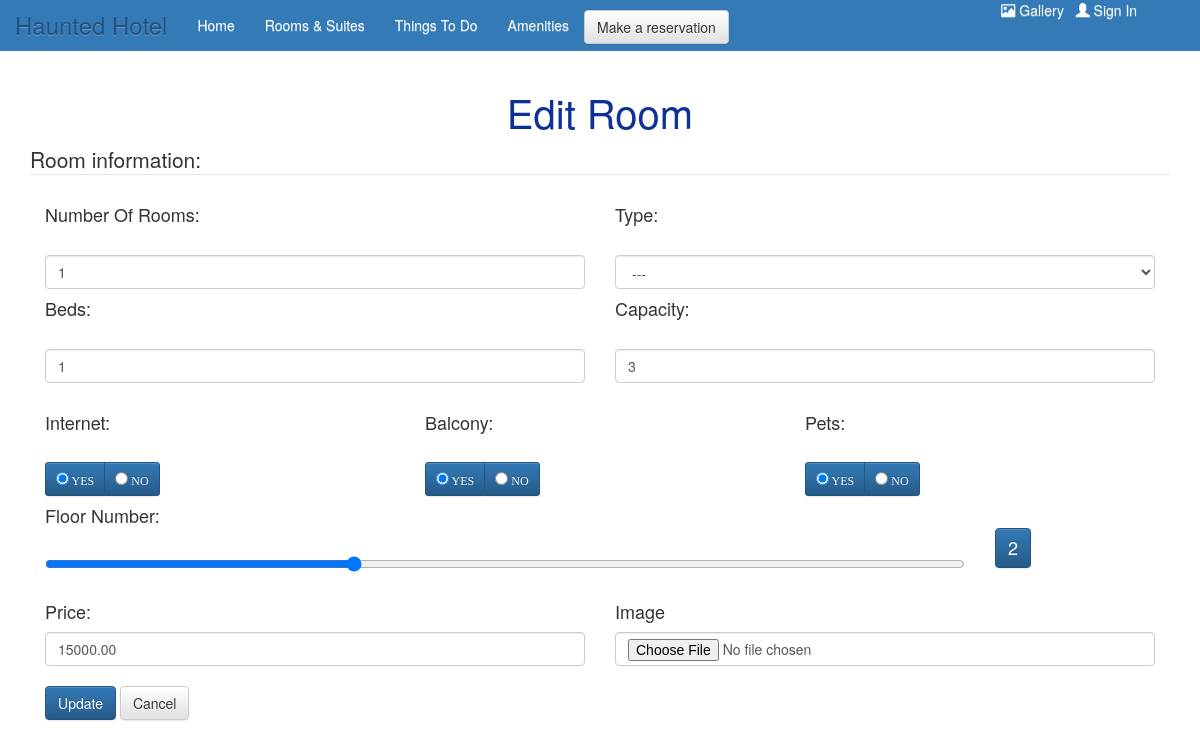
Page /hotel/update_room.php?id=1 on the committed database.
### tables this page shows
CREATE TABLE `dhoma` (
  `roomID` int(11) NOT NULL,
  `roomNo` int(11) NOT NULL,
  `type` varchar(60) NOT NULL,
  `beds` int(11) NOT NULL,
  `capacity` int(11) NOT NULL,
  `price` decimal(7,2) NOT NULL,
  `internet` enum('yes','no') NOT NULL,
  `balcony` enum('yes','no') NOT NULL,
  `floor` int(11) NOT NULL,
  `pets` enum('yes','no') NOT NULL
);

### hotel/update_room.php (the view, shortened to what this page needs)
<?php
    include('includes/hotel_connect.php');
    if($_SERVER['REQUEST_METHOD'] == 'POST'){
        $errors = [];
        if(empty($_POST['roomId'])){
            $errors[] = "Error selecting room.";
        }else{
            $roomID = mysqli_real_escape_string($dbc, trim($_POST['roomId']));
        }
        if(empty($_POST['roomNO'])){
            $errors[] = "You forgot to enter the number of rooms.";
        }else{
            $roomNo = mysqli_real_escape_string($dbc, trim($_POST['roomNO']));
        }
        if(empty($_POST['type'])){
            $errors[] = "You forgot to enter the room type.";
        }else{
            if($_POST['type']!='Single' && $_POST['type']!='Double' && $_POST['type']!='Family' && $_POST['type']!='Suite' && $_POST['type']!='Presidential Suite' && $_POST['type']!='Standard'){
                $errors[] = "Please choose a correct room type.";
            }else{
                $type = mysqli_real_escape_string($dbc, trim($_POST['type']));
            }
        }
        if(empty($_POST['beds'])){
            $errors[] = "You forgot to enter the number of beds.";
        }else{
            $beds = mysqli_real_escape_string($dbc, trim($_POST['beds']));
        }
        if(empty($_POST['capacity'])){
            $errors[] = "You forgot to enter the room capacity.";
        }else{
            $capacity = mysqli_real_escape_string($dbc, trim($_POST['capacity']));
        }
        if(empty($_POST['price'])){
            $errors[] = "You forgot to enter the price.";
        }else{
            $price = mysqli_real_escape_string($dbc, trim($_POST['price']));
        }
        if(empty($_POST['internet'])){
            $errors[] = "You forgot to enter the internet information.";
        }else{
            $internet = mysqli_real_escape_string($dbc, trim($_POST['internet']));
        }
        if(empty($_POST['balcony'])){
            $errors[] = "You forgot to enter the balcony information.";
        }else{
            $balcony = mysqli_real_escape_string($dbc, trim($_POST['balcony']));
        }
        if(empty($_POST['floor'])){
            $errors[] = "You forgot to enter the floor number.";
        }else{
            $floor = mysqli_real_escape_string($dbc, trim($_POST['floor']));
        }
        if(empty($_POST['pets'])){
            $errors[] = "You forgot to enter the pets information.";
        }else{
            $pets = mysqli_real_escape_string($dbc, trim($_POST['pets']));
        }
        if(!empty($_FILES['image']['name'])){
            $target_dir = "includes/";
            $target_file = $target_dir . basename($_FILES["image"]["name"]);
            $uploadOk = 1;
            $imageFileType = strtolower(pathinfo($target_file,PATHINFO_EXTENSION));
            if(isset($_POST["picture"])) {
                $check = getimagesize($_FILES["picture"]["tmp_name"]);
                if($check !== false) {
                    $uploadOk = 1;
                }
            }
            if($imageFileType != "jpg" && $imageFileType != "png" && $imageFileType != "jpeg" && $imageFileType != "gif" ) {
                $errors[]= " Only JPG, JPEG, PNG & GIF files are allowed.";
                $uploadOk = 0;
            }
            if ($uploadOk == 1) {
                $new_img_name = uniqid("IMG-",true) . '.' . $imageFileType;
                $upload_path = $target_dir.$new_img_name;
                move_uploaded_file($_FILES["image"]["tmp_name"], $upload_path);
            }
        }
        if(!empty($errors)){
            echo '<div class="error">'.$errors[0].'</div>';
        }else{
            $sql = "UPDATE `dhoma`
            SET `roomNo` = $roomNo, `type` = '$type', `beds` = $beds, `capacity` = $capacity, `price` = $price, `internet` = '$internet', `balcony` = '$balcony', `floor` = $floor, `pets` = '$pets'
            WHERE `roomID`=$roomID";
            $result = mysqli_query($dbc, $sql);
            if ($result == true) {
                if(isset($upload_path)){
                    $sql = "UPDATE `dhoma_foto`
                            SET photo = '$upload_path'
                            WHERE `roomID`=$roomID";
                    $result = mysqli_query($dbc, $sql);
                    if($result == true){
                        echo "<div class='sukses'> Record updated successfully. </div>";
                        header("location: view_room.php");
                    }else{
                        echo "<div class='error'>There was an error updating data. We apologize for any inconvenience. </div>";
                    }
                }else{
                    header("location: view_room.php");
                }
            }else{
                echo "<div class='error'>There was an error updating data. We apologize for any inconvenience. </div>";
            }
        }
    }
    elseif(isset($_GET['id'])){
        $roomId = $_GET['id'];
        $sql = "SELECT * FROM `dhoma` WHERE `roomID`='$roomId'";
        $result = mysqli_query($dbc, $sql);
        if (mysqli_num_rows($result) > 0) {
            while ($row = mysqli_fetch_assoc($result)) {
                $roomNo = $row['roomNo'];
                $beds = $row['beds'];
                $capacity = $row['capacity'];
                $price = $row['price'];
                $internet = $row['internet'];
                $balcony = $row['balcony'];
                $floor = $row['floor'];
                $pets = $row['pets'];
            }
        ?>
            <h1 id='amenities'>Edit Room</h1>
            <form action="update_room.php" method="post" enctype="multipart/form-data">
            <fieldset>
                <legend>Room information:</legend>
                <div class="controls col-md-6">
                    <h4 class="form-label">Number Of Rooms:</h4><br>
                    <input type="number" min="1" name="roomNO" class="form-control form-control-lg" value="<?php echo $roomNo; ?>" required>
                </div>
                <div class="controls col-md-6">
                    <h4 class="form-label">Type:</h4><br>
                    <select name="type" id="type" class="form-control form-control-lg" required>
                        <option selected value="">---</option>
                    </select>
                </div>
                <div class="controls col-md-6">
                    <h4 class="form-label">Beds:</h4><br>
                    <input type="number" name="beds" class="form-control form-control-lg" value="<?php echo $beds; ?>" required><br>
                </div>
                <div class="controls col-md-6">
                    <h4 class="form-label">Capacity:</h4><br>
                    <input type="number" name="capacity" min="1" max="12" class="form-control form-control-lg" value="<?php echo $capacity; ?>" required><br>
                </div>
                <div class="controls col-md-4">
                    <h4 class="form-label control-label">Internet:</h4><br>
                    <div class="btn-group">
                        <label class="btn btn-sm btn-primary"> <input type="radio" name="internet" value="yes" <?php if($internet == 'yes'){ echo "checked";} ?> > YES </label>
                        <label class="btn btn-sm btn-primary"> <input type="radio" name="internet" value="no" <?php if($internet == 'no'){ echo "checked";} ?> > NO</label>
                    </div>
                </div>
            <br>
                <div class="controls col-md-4">
                    <h4 class="form-label control-label">Balcony:</h4><br>
                    <div class="btn-group">
                        <label class="btn btn-sm btn-primary"> <input type="radio" name="balcony" value="yes" <?php if($balcony == 'yes'){ echo "checked";} ?> > YES </label>
                        <label class="btn btn-sm btn-primary"> <input type="radio" name="balcony" value="no" <?php if($balcony == 'no'){ echo "checked";} ?> > NO</label>
                    </div>
                </div>
            <br>
            <div class="controls col-md-4">
                    <h4 class="form-label control-label">Pets:</h4><br>
                    <div class="btn-group">
                        <label class="btn btn-sm btn-primary"> <input type="radio" name="pets" value="yes" <?php if($pets == 'yes'){ echo "checked";} ?> > YES </label>
                        <label class="btn btn-sm btn-primary"> <input type="radio" name="pets" value="no" <?php if($pets == 'no'){ echo "checked";} ?> > NO</label>
                    </div>
                </div>
            <br><br>
                <div class="controls col-md-10">
                    <h4>Floor Number:</h4><br>
                    <input type="range" name="floor" id="floor" min="0" max="6"  value="<?php echo $floor; ?>" required><br>
                </div>
                <div class="controls col-md-2">
                    <span id="range-value" class="btn btn-primary" style="margin-top: 20%; color: #fff; font-size:large;"><?php echo $floor; ?></span>
                </div>
            <br>
            <div class="controls col-md-6">
                    <h4 class="form-label">Price:</h4>
                    <input type="number" name="price" class="form-control form-control-lg" value="<?php echo $price; ?>" required><br>
            </div>
            <div class="controls col-md-6">
                    <h4 class="form-label">Image</h4>
                    <input type="file" name="image" accept="image/*" class="form-control form-control-lg" value=""><br>
            </div>
            <br><br>
            <div class="controls col-md-12">
                <input  class="btn btn-primary" type="submit" value="Update" name="update">
                <a class="btn btn-default" href="view_room.php">Cancel</a>
            </div>
            </fieldset>
        </form>
        </body>
        </html>
        <?php
        }
    }else{
        header('Location: view_room.php');
    }
?>

### hotel/hotelStyle.css (style rules this page uses)
* { margin: 0; padding: 0; }
body, html { height: 100%; }
body { padding-top: 70px; position: relative }
label { font-family: 'Century Gothic'; font-weight: lighter; }
.navbar-brand { color: #fff; font-size: x-large; }
li a { text-decoration: none; color: #fff; }
ul { list-style-type: none; }
ul.right-list { white-space: pre; }
#amenities { color:#0e3198; text-align:center; font-size: 40px; }
h1 { text-align: center; }

### rows in the picture
dhoma: roomNO "1", beds "1", capacity "3", internet "☑ YES", internet "☐ NO", balcony "☑ YES", balcony "☐ NO", pets "☑ YES", pets "☐ NO", floor "2", price "15000.00"
